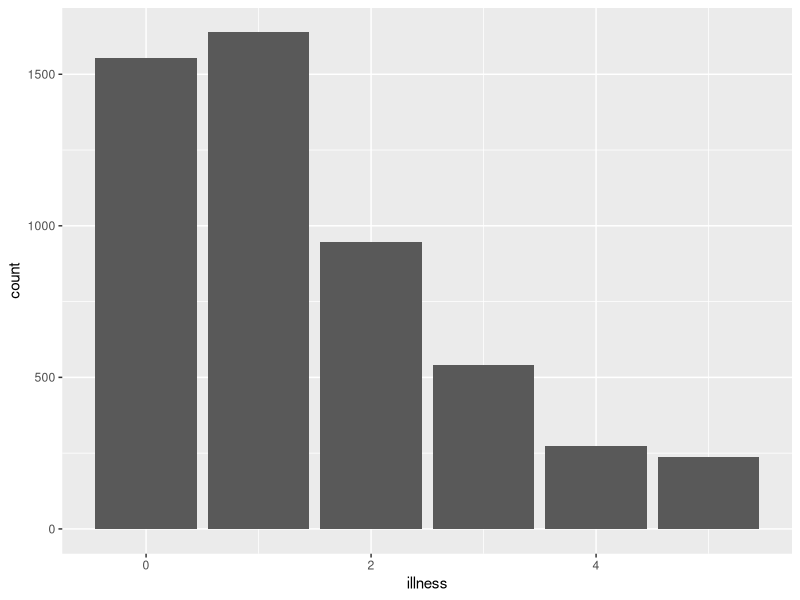

Generate this figure with R:
## ---- chunk 1
#| label: fig-uniquename
#| fig-cap: Number of illnesses in the past two weeks, based on the 1977--1978 Australian Health Survey
#| echo: true
#| warning: false

library(tidyverse)
library(AER)

data("DoctorVisits", package = "AER")

DoctorVisits |>
  ggplot(aes(x = illness)) +
  geom_histogram(stat = "count")
